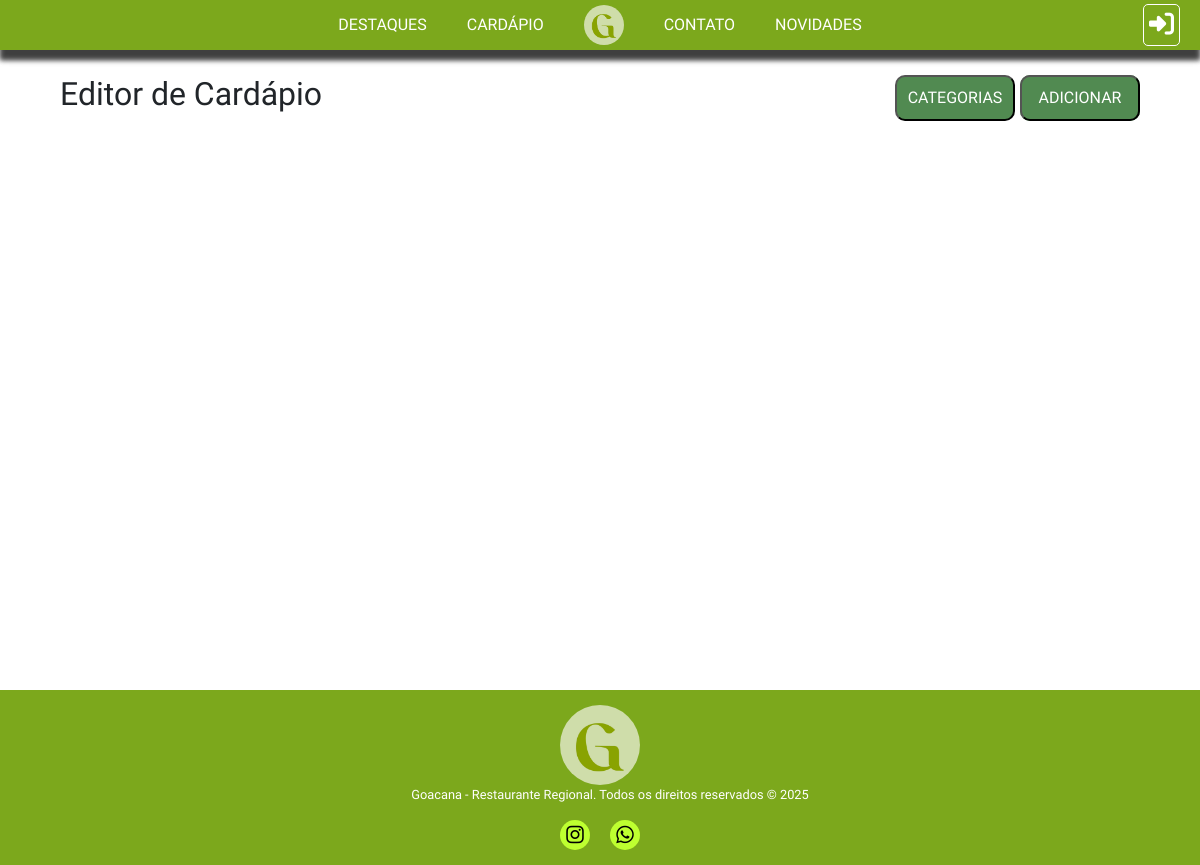
Page /editordecadarpio/ on the earlier database version.
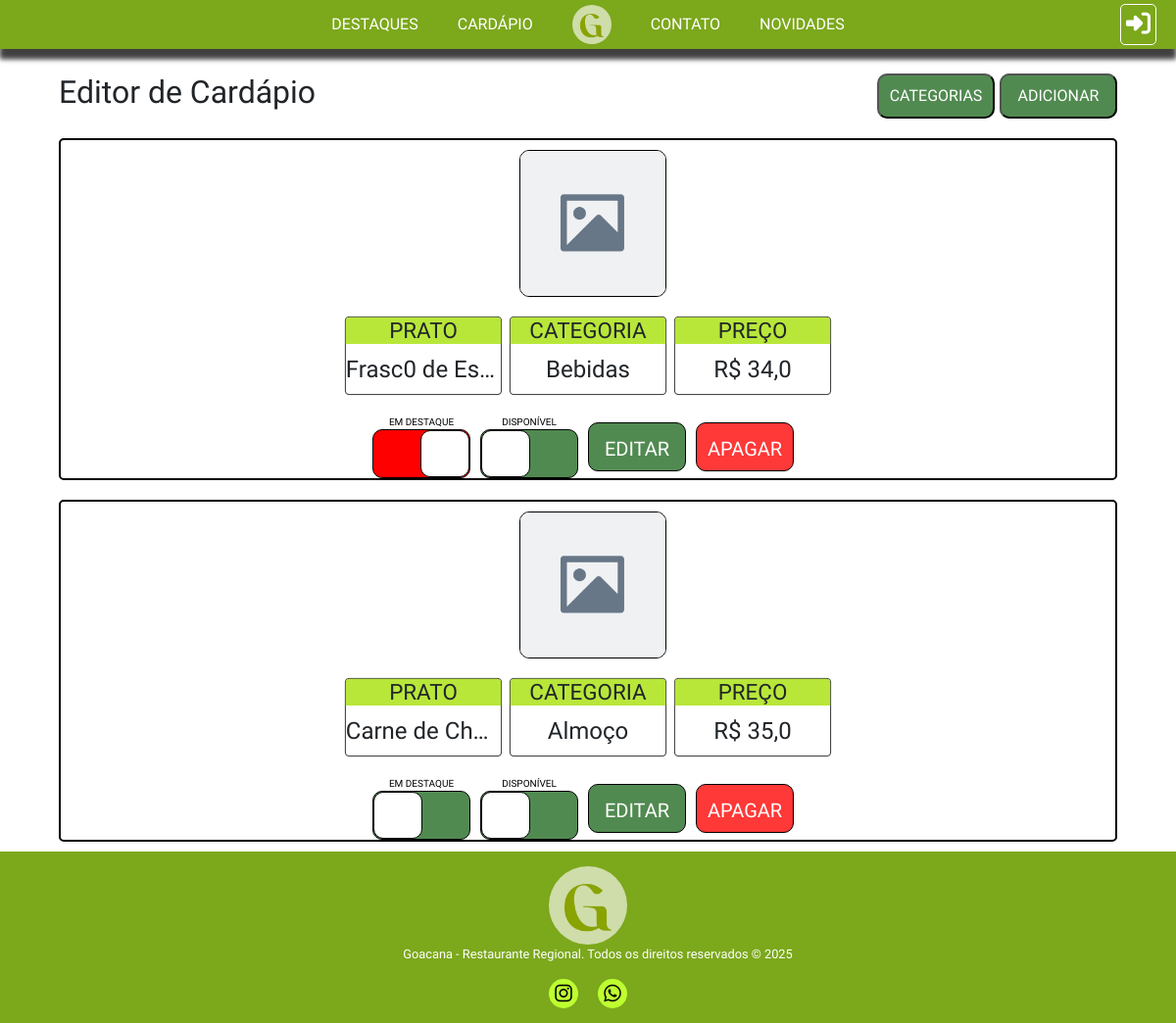
Same page on the later database version.
### core/models.py (models this page shows)
class TB_PRATOS(models.Model):
    Nome = models.CharField(max_length=45, null=False)
    Disponibilidade = models.BooleanField(default=True)
    Destaque = models.BooleanField(default=False)
    Preco = models.FloatField(null=False)
    Imagem = models.ImageField(upload_to='pratos/', null=True, blank=True)
    Categoria = models.ForeignKey('TB_CATEGORIAS', on_delete=models.PROTECT, null=False)

class TB_CATEGORIAS(models.Model):
    Nome = models.CharField(max_length=45)
    def __str__(self):
        return self.Nome

### core/views.py (the view)
# urls.py: path('editordecadarpio/', editordecadarpio, name='editordecadarpio'),
def editordecadarpio(request):
    lista_pratos = TB_PRATOS.objects.all()
    lista_categorias = TB_CATEGORIAS.objects.all()
    categoria_ids = TB_PRATOS.objects.filter(pk__in=[p.pk for p in lista_pratos]).values_list('Categoria_id', flat=True)
    act_cat = TB_CATEGORIAS.objects.filter(pk__in=categoria_ids)
    formcat = TB_CATEGORIAS_FORMS(request.POST or None)
    contexto = {'lista_pratos': lista_pratos, 'lista_categorias': lista_categorias, 'formcat': formcat, 'active': act_cat}
    if formcat.is_valid():
        formcat.save()
        return redirect('editordecadarpio')
    return render(request, 'editorcardv2.html', contexto)

### core/templates/editorcardv2.html (shortened to what this page needs)
{% extends 'base/base.html' %}
{% load static %}
{% block 'header' %}
<link rel="stylesheet" href="{% static 'CSS/editordecadarpio2.css' %}">
{% endblock %}
{% block 'content' %}
<div class="vheight">
    <div class="titulo">
        <h2>Editor de Cardápio</h2>
        <div class="up-button">
            <button id="butones">CATEGORIAS</button>
            <a href="{% url 'add_prato' %}">
                <button>ADICIONAR</button>
            </a>
        </div>
    </div>
    {% for prato in lista_pratos %}
        <div class="prato">
            {% if prato.Imagem %}
                <img src="{{ prato.Imagem.url }}" alt="{{ produto.Nome }}">
            {% else %}
                <img src="{% static 'images/placeholder.png' %}" alt="Nenhuma imagem disponível">
            {% endif %}
            <div class="infos">
                <div class="info">
                    <h3>PRATO</h3>
                    <p>{{ prato.Nome }}</p>
                </div>
                <div class="info">
                    <h3>CATEGORIA</h3>
                    <p>{{ prato.Categoria }}</p>
                </div>
                <div class="info">
                    <h3>PREÇO</h3>
                    <p>R$ {{ prato.Preco }}</p>
                </div>
            </div>
            <div class="buttons">
                <a href="{% url 'dest_prato' prato.id %}" class="tick">
                    <p>EM DESTAQUE</p>
                    <div class="check p{{ prato.Destaque}}">
                        <div class="toggle"></div>
                    </div>
                </a>
                <a href="{% url 'disp_prato' prato.id %}" class="tick">
                    <p>DISPONÍVEL</p>
                    <div class="check p{{ prato.Disponibilidade}}">
                        <div class="toggle"></div>
                    </div>
                </a>
                <a href="{% url 'edit_prato' prato.id %}">
                    <button>EDITAR</button>
                </a>
                <a href="{% url 'rem_prato' prato.id %}">
                    <button class="red">APAGAR</button>
                </a>
            </div>
        </div>
    {% endfor %}
</div>
{% endblock %}

### core/templates/base/base.html (shortened to what this page needs)
{% load static %}
<!DOCTYPE html>
<html>
<head>
    <link rel='stylesheet' type='text/css' media='screen' href="{% static 'CSS/geral.css' %}">
    <link href="https://cdn.jsdelivr.net/npm/bootstrap@5.3.7/dist/css/bootstrap.min.css" rel="stylesheet">
    {% block 'header' %}
    {% endblock %}
</head>
<body>
    {% include './menu.html' %}
    {% block 'content' %}
    {% endblock %}
    {% include './rodape.html' %}
</body>
</html>

### core/templates/base/menu.html (shortened to what this page needs)
{% load static %}
<div class="nav">
    <div class="main-bar">
        <a href="{% url 'cardapio' %}" id="card" class="mainlink">DESTAQUES</a>
        <a href="{% url 'cardapio' %}" id="card" class="mainlink">CARDÁPIO</a>
        <a href="{% url 'index' %}" id="logo"><img src="{% static '/images/GoacLogo.png' %}" alt="" id="logo"></a>
        <a href="{% url 'contato' %}" class="mainlink">CONTATO</a>
        <a href="{% url 'cardapio' %}" id="card" class="mainlink">NOVIDADES</a>
        <a href="{% url 'login' %}" id="login" class="mainlink">
            <i class="fa-solid fa-right-to-bracket"></i>
        </a>
    </div>
</div>

### core/templates/base/rodape.html
{% load static %}
<div class="footer">
    <div>
        <img src="{% static '/images/GoacLogo.png' %}" alt="">
    </div>
    <div>
        <p>Goacana - Restaurante Regional. Todos os direitos reservados &copy; 2025</p>
    </div>
    <div class="media">
        <a href="https://www.instagram.com/goacanarestaurante?utm_source=ig_web_button_share_sheet&igsh=MWtqMmFtd2IzYm0zaQ==">
            <i class="fa-brands fa-instagram"></i>
        </a>
        <a href="https://api.whatsapp.com/send/?phone=558491061685&text&type=phone_number&app_absent=0">
            <i class="fa-brands fa-whatsapp"></i>
        </a>
    </div>
</div>

### core/static/CSS/geral.css (style rules this page uses)
* { box-sizing: border-box !important; }
html { scroll-behavior: smooth; overflow-x: hidden; }
body { margin: 0; font-family: "IM Fell English", serif !important; overflow-x: hidden; }

### core/static/CSS/editordecadarpio2.css (style rules this page uses)
@media (max-width: 1400px) { .buttons { margin: 0 !important; } }

Differences in the rows shown:
added TB_PRATOS: Nome "Frasc0 de…", Categoria "Bebidas", Preco "34,0", Destaque False (drawn), Disponibilidade True (drawn)
added TB_PRATOS: Nome "Carne de Churra…", Categoria "Almoço", Preco "35,0", Destaque True (drawn), Disponibilidade True (drawn)
